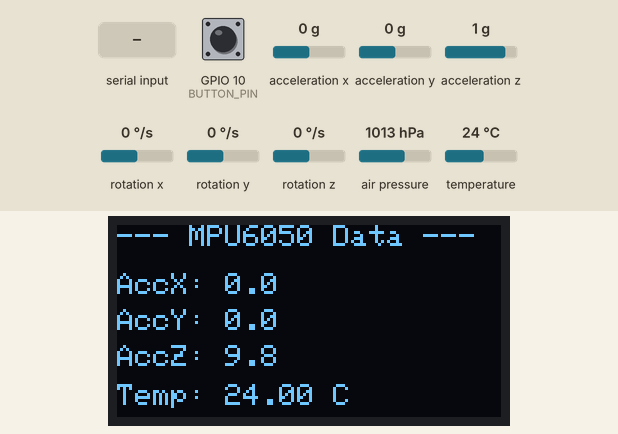
Recording of a program running on a simulated ESP32-S3. Parts: 128×64 one-colour display. Inputs (shaded band) come from the test bench; at power-on: GPIO 10 (BUTTON_PIN) HIGH, air pressure 1013 hPa, temperature 24 °C, acceleration x 0 g, acceleration y 0 g, acceleration z 1 g, rotation x 0 °/s, rotation y 0 °/s, rotation z 0 °/s. What the program prints to the serial monitor is not drawn.

Above: at 2.2 s.
2.3 s: GPIO 10 (BUTTON_PIN) pulled LOW for 0.15 s
At 3.3 s:
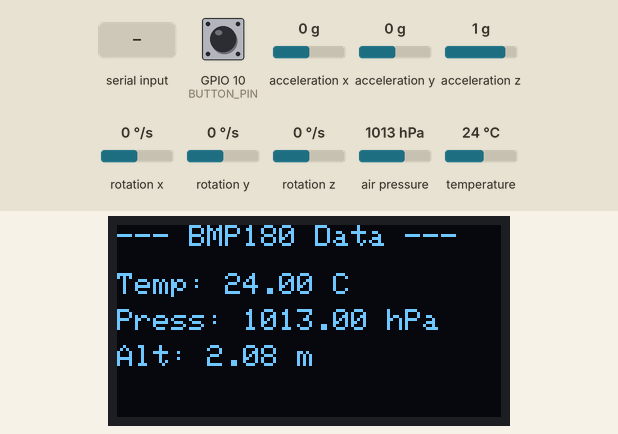
3.9 s: air pressure set to 952 hPa
At 5.2 s:
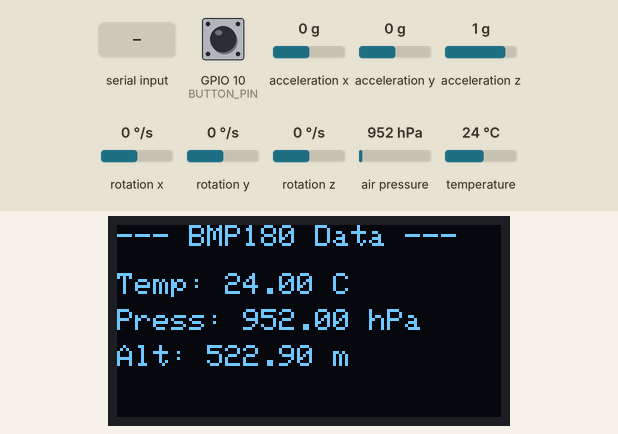
5.5 s: temperature set to 12 °C
At 6.5 s:
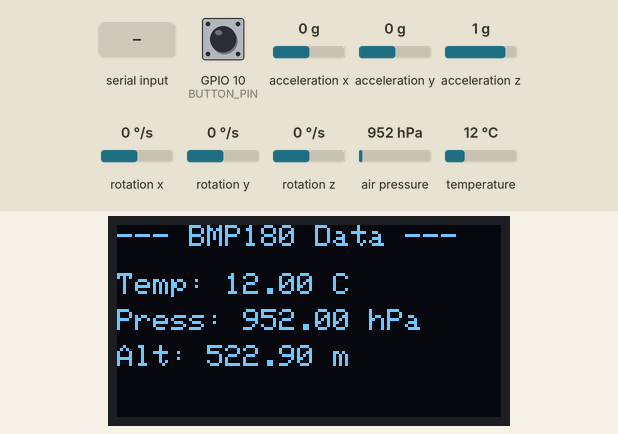
7.0 s: "mode\n" received over Serial
At 7.8 s:
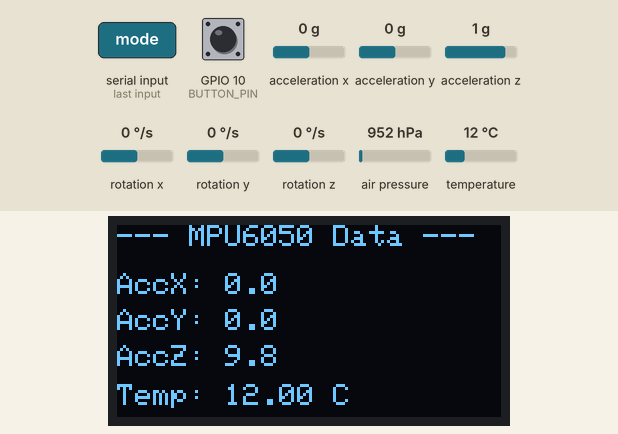
8.5 s: acceleration x set to -1.4 g
At 9.7 s:
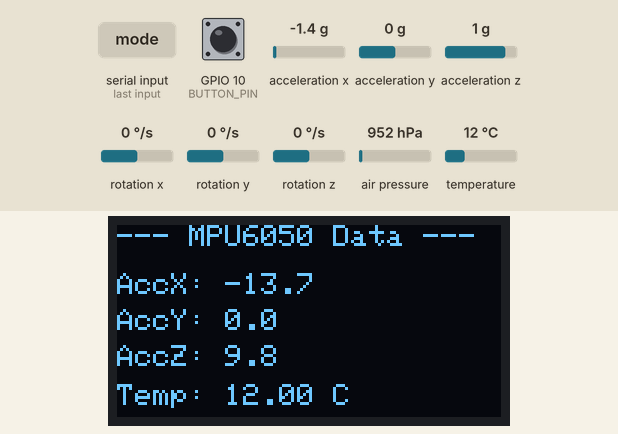
10.0 s: acceleration y set to -1.4 g
At 11.1 s:
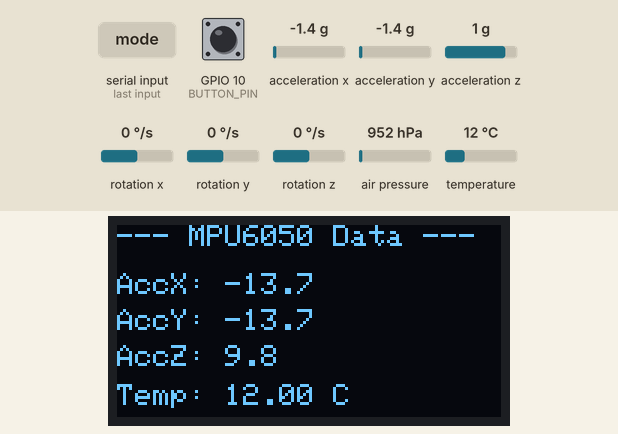
Timing chart, 0 to 12.5 s (numbered marks = the images above; inputs shaded):
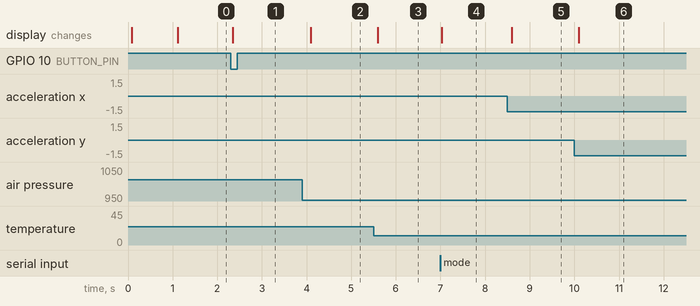

Measured:
- after the input at 2.3 s, the display: changes at once (image 1)
- after the input at 3.9 s, the display: changes after 0.19 s (image 2)
- after the input at 5.5 s, the display: changes after 0.09 s (image 3)
- after the input at 7.0 s, the display: changes at once (image 4)
- after the input at 8.5 s, the display: changes after 0.09 s (image 5)
- after the input at 10.0 s, the display: changes after 0.09 s (image 6)

The program:

main.cpp
```cpp
#include <Arduino.h>
#include <Adafruit_SSD1306.h>
#include <Wire.h>
#include <Adafruit_MPU6050.h>
#include <Adafruit_Sensor.h>
#include <Adafruit_BMP085.h>
#include "esp_timer.h"

#define SCREEN_WIDTH 128 // OLED display width, in pixels
#define SCREEN_HEIGHT 64 // OLED display height, in pixels
#define OLED_RESET     -1 // Reset pin # (or -1 if sharing Arduino reset pin)
#define SCREEN_ADDRESS 0x3C ///< See datasheet for Address; 0x3D for 128x64, 0x3C for 128x32

// Variables for screen and button control
int currentScreen = 0;             // 0 = MPU6050, 1 = BMP180
const unsigned long debounceDelay = 200; // Debounce protection delay (ms)

esp_timer_handle_t sensor_timer;

Adafruit_SSD1306 display(SCREEN_WIDTH, SCREEN_HEIGHT, &Wire, OLED_RESET);
Adafruit_MPU6050 mpu;
Adafruit_BMP085 bmp;


// Flag indicating that the timer has fired
volatile bool timerFlag = false;
volatile bool buttonPressedFlag = false;
volatile unsigned long lastInterruptTime = 0;

// SHORT interrupt service routine (ISR)
void IRAM_ATTR onButtonPress() {
  unsigned long currentTime = millis();
  // Time-based debounce filter directly in the ISR
  if (currentTime - lastInterruptTime > debounceDelay) { // 200 ms debounce protection
    buttonPressedFlag = true;
    lastInterruptTime = currentTime;
  }
}

// Function called by the hardware timer on schedule
void IRAM_ATTR onTimer(void* arg) {
  timerFlag = true; // Simply set the flag when the timer fires
}

#define SDA_PIN 8
#define SCL_PIN 9

// Sensor pins
#define SENSORS_SDA 4
#define SENSORS_SCL 5

// Button pin
#define BUTTON_PIN 10

void setup() {
  // Put your setup code here, to run once:
  Serial.begin(115200);
  Serial.println("Hello, ESP32-S3!");

  // Configure the button pin with the internal PULLUP resistor
  pinMode(BUTTON_PIN, INPUT_PULLUP);
  // Attach an interrupt to the button pin on the falling edge
  attachInterrupt(digitalPinToInterrupt(BUTTON_PIN), onButtonPress, FALLING);

  Wire.begin(SDA_PIN, SCL_PIN);

  if (!display.begin(SSD1306_SWITCHCAPVCC, SCREEN_ADDRESS)) {
    Serial.println(F("SSD1306 allocation failed"));
    for (;;); // Don't proceed, loop forever
  }

  Wire1.begin(SENSORS_SDA, SENSORS_SCL);

  display.clearDisplay();
  display.setTextSize(1);
  display.setTextColor(SSD1306_WHITE);
  display.setCursor(0,0);
  display.println("Starting...");
  display.display();

  // Start the MPU-6050
  if (!mpu.begin(0x68, &Wire1)) { // Specify address 0x68 and our Wire bus
    Serial.println("Error: MPU6050 not found!");
    display.clearDisplay();
    display.setCursor(0, 0);
    display.println("MPU6050 ERROR!");
    display.display();
    for (;;);
  }

  if (!bmp.begin(0x77, &Wire1)) {
    Serial.println("Error: BMP180 not found on Wire1!");
    for (;;);
  }

  // Configure MPU6050 sensitivity
  mpu.setAccelerometerRange(MPU6050_RANGE_8_G);
  mpu.setGyroRange(MPU6050_RANGE_500_DEG);
  mpu.setFilterBandwidth(MPU6050_BAND_21_HZ);

  // Configure the hardware timer
  const esp_timer_create_args_t timer_args = {
    .callback = &onTimer,
    .name = "sensor_timer"
  };

  esp_timer_create(&timer_args, &sensor_timer);

  // Start the periodic timer at 500,000 microseconds (500 ms = 0.5 s)
  esp_timer_start_periodic(sensor_timer, 500000);


  display.setCursor(2, 16);
  display.print("Setup done");
  // display.println(ssid);
  display.display();
  Serial.println("Setup done");

  delay(1000);
}

void sensorsRead()
{
  // Display data according to the selected mode
  display.clearDisplay();
  display.setTextColor(SSD1306_WHITE);

  if (currentScreen == 0) {
    // ===== SCREEN 1: MPU6050 =====
    sensors_event_t a, g, temp;
    mpu.getEvent(&a, &g, &temp);

    // Output to the Serial Monitor
    Serial.printf("t=%lu ms ax=%.2f ay=%.2f az=%.2f mode=MPU6050\n",
              millis(), a.acceleration.x, a.acceleration.y, a.acceleration.z);

    display.setTextSize(1);
    display.setCursor(0, 0);
    display.println("--- MPU6050 Data ---");

    // Acceleration (m/s²)
    display.setCursor(0, 16);
    display.print("AccX: "); display.println(a.acceleration.x, 1);
    display.setCursor(0, 28);
    display.print("AccY: "); display.println(a.acceleration.y, 1);
    display.setCursor(0, 40);
    display.print("AccZ: "); display.println(a.acceleration.z, 1);

    // Temperature
    display.setCursor(0, 53);
    display.printf("Temp: %.2f C", temp.temperature);

  } else if (currentScreen == 1) {
    display.setTextSize(1);
    display.setCursor(0, 0);
    display.println("--- BMP180 Data ---");
    // ===== SCREEN 2: BMP180 =====
    float temp_bmp = bmp.readTemperature();
    float pressure_hpa = bmp.readPressure() / 100.0F; // Convert Pa to hPa
    float altitude = bmp.readAltitude();

    Serial.printf("t=%lu ms temp=%.2f press=%.2f alt=%.2f mode=bmp180\n",
                    millis(), temp_bmp, pressure_hpa, altitude);
    // Row 4: Temperature
    display.setCursor(0, 16);
    display.printf("Temp: %.2f C", temp_bmp);

    // Row 5: Pressure (hPa)
    display.setCursor(0, 28);
    display.printf("Press: %.2f hPa", pressure_hpa);

    // Row 6: Altitude (meters)
    display.setCursor(0, 40);
    display.printf("Alt: %.2f m", altitude);
  }


  display.display();
}

void handleUartCommands() {
  if (Serial.available() > 0) {
    String command = Serial.readStringUntil('\n');
    command.trim(); // Remove extra spaces and newline characters

    if (command == "mode") {
      currentScreen = (currentScreen + 1) % 2;
      Serial.printf("OK: mode switched to: %d\n", currentScreen);
      sensorsRead();
    } else if (command.startsWith("p ")) {
      // Example timer period changes: "p 200" or "p 1000"
      int newPeriodMs = command.substring(2).toInt();
      if (newPeriodMs >= 100 && newPeriodMs <= 5000) {
        esp_timer_stop(sensor_timer); // sensor_timer must be a global variable
        esp_timer_start_periodic(sensor_timer, newPeriodMs * 1000ULL);
        Serial.printf("OK: period changed to %d ms\n", newPeriodMs);
      } else {
        Serial.println("ERR: period out of range (100-5000)");
      }
    } else if (command.length() > 0) {
      Serial.println("ERR: unknown command");
    }
  }
}

void loop() {
  handleUartCommands();

  // Handle button presses
  if (buttonPressedFlag) {
    buttonPressedFlag = false; // Reset the flag

    // Change the screen/mode
    currentScreen = (currentScreen + 1) % 2;
    Serial.printf("OK: mode switched to: %d\n", currentScreen);

    // Update the screen immediately after the button press
    sensorsRead();
  }

  // Handle the periodic timer
  if (timerFlag) {
    timerFlag = false;
    sensorsRead();
  }

  // Yield to the operating system to reduce processor power consumption
  vTaskDelay(10 / portTICK_PERIOD_MS);

  // delay(200); // Update every 0.2 seconds
}
```
